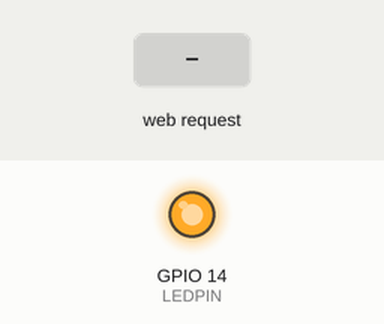
Bench run of a sketch on a simulated ESP8266 (Wemos D1 mini). On the bench: output pins drawn as LEDs (lit = HIGH). The inputs (shaded band) are chosen by the test bench. WiFi joins after 1.5 s; servers stay silent unless stated; what the sketch prints to the serial monitor is not drawn.

Above: at 2.7 s.
2.8 s: HTTP request GET /LED=OFF received
At 3.6 s:
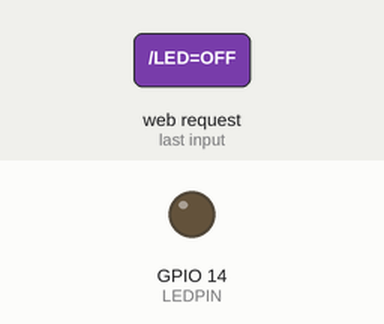
4.3 s: HTTP request GET /LED=ON received
At 4.7 s:
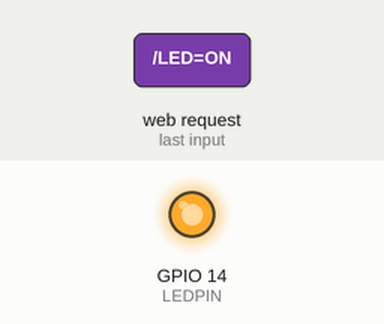
Timing chart, 0 to 7.3 s (numbered marks = the images above; inputs shaded):
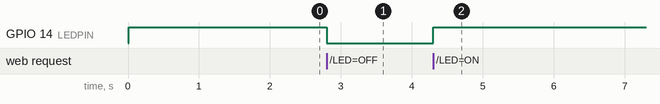

The sketch:

wemosd1_server.ino
```cpp
#include <ESP8266WiFi.h>

#define LEDPIN 14
const char* ssid = "tkdn_iPhone"; // change to your wifi name
const char* password = "pgu74lcqt4iq"; // change to your wifi password

WiFiServer server(80);

void setup() {
  Serial.begin(115200);
  delay(10);
    pinMode(LEDPIN,OUTPUT);
  digitalWrite(LEDPIN,HIGH);

  //connect to wifi network
  Serial.println();
  Serial.println();
  Serial.print("Connecting to ");
  Serial.println(ssid);
  WiFi.begin(ssid, password);
  while (WiFi.status() != WL_CONNECTED) {
    delay(500);
    Serial.print("*");
  }
  Serial.println("");
  Serial.println("WiFi connected"); //

  //Start the server
  server.begin();
  Serial.println("Server started");

  // Print the IP address
  Serial.print("Use this URL to connect: ");
  Serial.print("http://");
  Serial.print(WiFi.localIP());
  Serial.println("/");
}

void loop() {
  int T;
  // Check if a client has connected
  WiFiClient client = server.available();
  if (!client) {
    return;
  }

  // Wait until the client sends some data
  Serial.println("new client");
  T = millis();
  while(!client.available()){
    delay(1);
    if (millis()-T>130){
      return;
    }
   }
  // Read the first line of the request
  String request = client.readStringUntil('\r');
  Serial.println(request);
  client.flush();

  // Match the request
  int value = LOW;
  if (request.indexOf("/LED=ON") != -1){
    digitalWrite(LEDPIN, HIGH);
    value = HIGH;
  }
  if(request.indexOf("/LED=OFF") != -1){
    digitalWrite(LEDPIN, LOW);
    value = LOW;
  }

  // Set ledPin according to the request
  //digitalWrite(ledPin, value);
  //Return the response
  client.println("HTTP/1.1 200 OK");
  client.println("Content-Type: text/html");
  client.println(""); // !!! do not forget this one
  client.println("<!DOCTYPE HTML>");
  client.println("<html>");
  client.print("Led pin is now: ");

  if(value == HIGH) {
    client.print("On");
  }
  else {
    client.print("Off");
  }
  client.println("<br><br>");
  client.println("<a href=\"/LED=ON\"\"><button>Turn On </button></a>");
  client.println("<a href=\"/LED=OFF\"\"><button>Turn Off </button></a><br/>");
  client.println("</html>");

  delay(1);
  Serial.println("Client disonnected");
  Serial.println("");
}
```

Measured:
- after the input at 2.8 s, GPIO 14 (LEDPIN): HIGH → LOW at once
- after the input at 4.3 s, GPIO 14 (LEDPIN): LOW → HIGH at once
